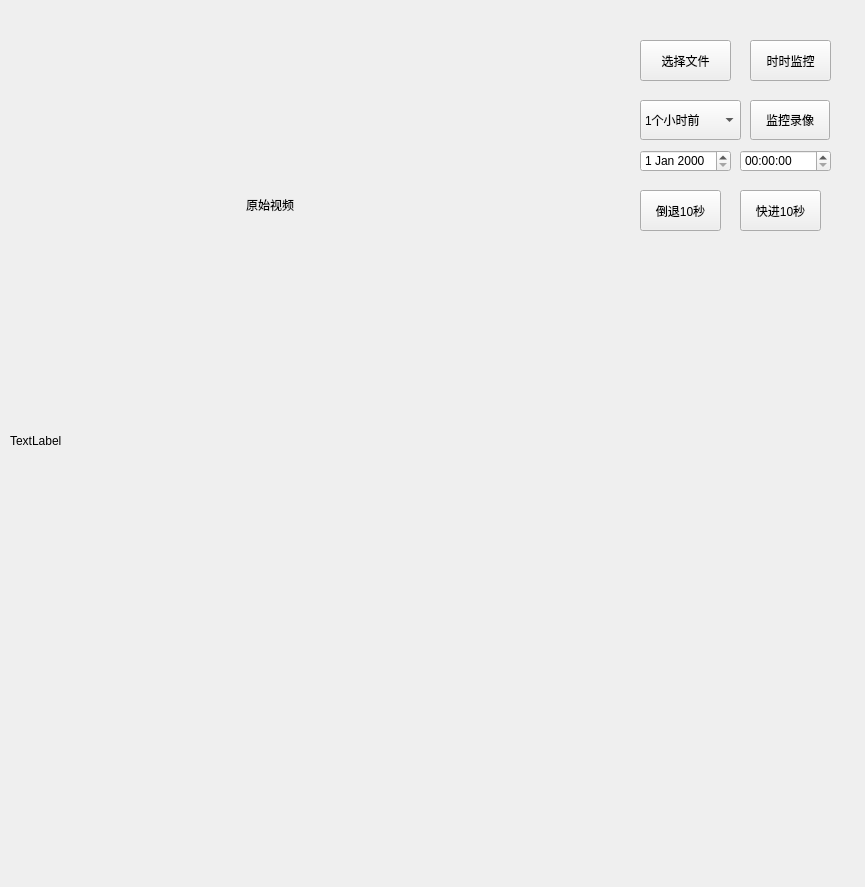
<?xml version="1.0" encoding="UTF-8"?>
<ui version="4.0">
 <class>HostoryWin</class>
 <widget class="QMainWindow" name="HostoryWin">
  <property name="geometry">
   <rect>
    <x>0</x>
    <y>0</y>
    <width>865</width>
    <height>887</height>
   </rect>
  </property>
  <property name="windowTitle">
   <string>MainWindow</string>
  </property>
  <widget class="QWidget" name="centralwidget">
   <widget class="QComboBox" name="historycombox">
    <property name="geometry">
     <rect>
      <x>640</x>
      <y>100</y>
      <width>101</width>
      <height>40</height>
     </rect>
    </property>
    <item>
     <property name="text">
      <string>1个小时前</string>
     </property>
    </item>
    <item>
     <property name="text">
      <string>2个小时前</string>
     </property>
    </item>
    <item>
     <property name="text">
      <string>3个小时前</string>
     </property>
    </item>
    <item>
     <property name="text">
      <string>4个小时前</string>
     </property>
    </item>
    <item>
     <property name="text">
      <string>今天15点</string>
     </property>
    </item>
    <item>
     <property name="text">
      <string>今天16点</string>
     </property>
    </item>
    <item>
     <property name="text">
      <string>今天17点</string>
     </property>
    </item>
    <item>
     <property name="text">
      <string>今天18点</string>
     </property>
    </item>
   </widget>
   <widget class="QToolButton" name="hikcamhisitory">
    <property name="geometry">
     <rect>
      <x>750</x>
      <y>100</y>
      <width>80</width>
      <height>40</height>
     </rect>
    </property>
    <property name="text">
     <string>监控录像</string>
    </property>
   </widget>
   <widget class="QToolButton" name="selectfilebut">
    <property name="geometry">
     <rect>
      <x>640</x>
      <y>40</y>
      <width>91</width>
      <height>41</height>
     </rect>
    </property>
    <property name="text">
     <string>选择文件</string>
    </property>
   </widget>
   <widget class="QTimeEdit" name="timeEdit">
    <property name="geometry">
     <rect>
      <x>740</x>
      <y>150</y>
      <width>91</width>
      <height>22</height>
     </rect>
    </property>
   </widget>
   <widget class="QDateEdit" name="dateEdit">
    <property name="geometry">
     <rect>
      <x>640</x>
      <y>150</y>
      <width>91</width>
      <height>22</height>
     </rect>
    </property>
   </widget>
   <widget class="QLabel" name="capframe">
    <property name="geometry">
     <rect>
      <x>20</x>
      <y>30</y>
      <width>500</width>
      <height>350</height>
     </rect>
    </property>
    <property name="text">
     <string>原始视频</string>
    </property>
    <property name="alignment">
     <set>Qt::AlignCenter</set>
    </property>
   </widget>
   <widget class="QLabel" name="videoinfotxt">
    <property name="geometry">
     <rect>
      <x>10</x>
      <y>430</y>
      <width>281</width>
      <height>21</height>
     </rect>
    </property>
    <property name="text">
     <string>TextLabel</string>
    </property>
   </widget>
   <widget class="QToolButton" name="hikcambut">
    <property name="geometry">
     <rect>
      <x>750</x>
      <y>40</y>
      <width>81</width>
      <height>41</height>
     </rect>
    </property>
    <property name="text">
     <string>时时监控</string>
    </property>
   </widget>
   <widget class="QToolButton" name="playnext10s">
    <property name="geometry">
     <rect>
      <x>740</x>
      <y>190</y>
      <width>81</width>
      <height>41</height>
     </rect>
    </property>
    <property name="text">
     <string>快进10秒</string>
    </property>
   </widget>
   <widget class="QToolButton" name="playpre10s">
    <property name="geometry">
     <rect>
      <x>640</x>
      <y>190</y>
      <width>81</width>
      <height>41</height>
     </rect>
    </property>
    <property name="text">
     <string>倒退10秒</string>
    </property>
   </widget>
  </widget>
 </widget>
 <resources/>
 <connections/>
</ui>
